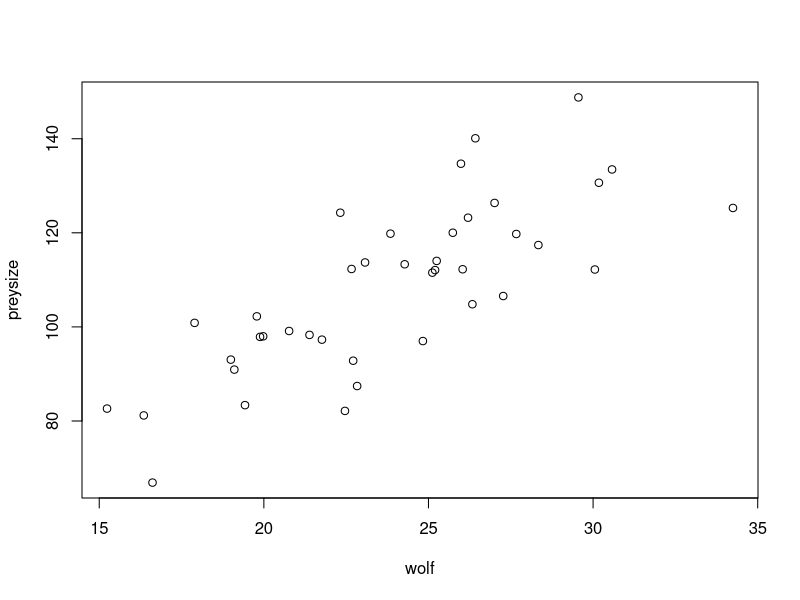
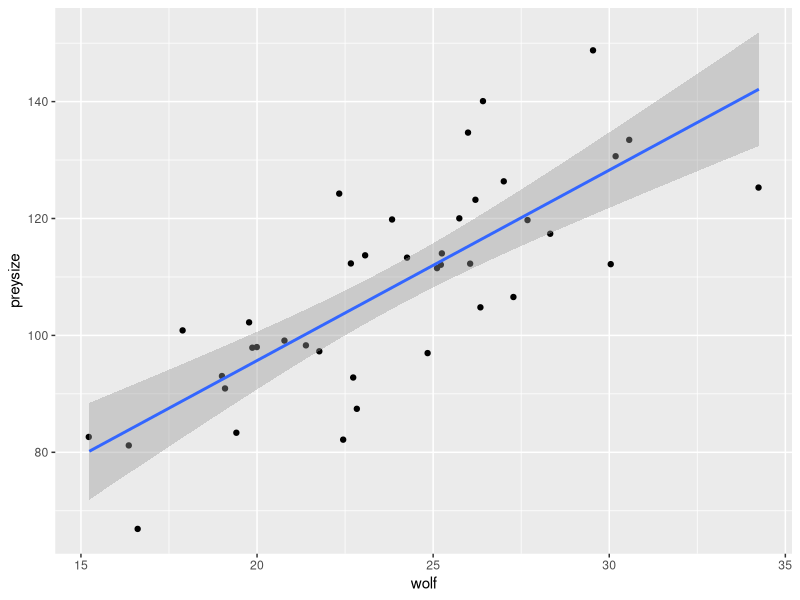
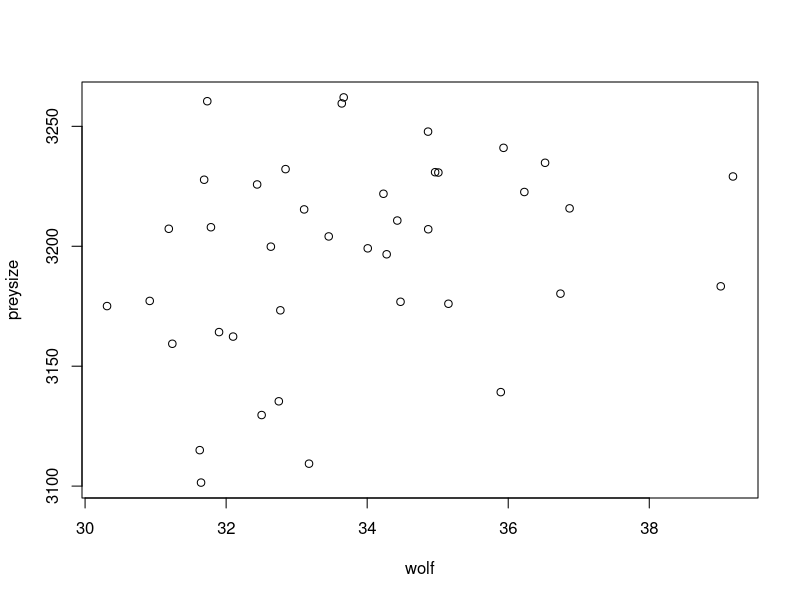
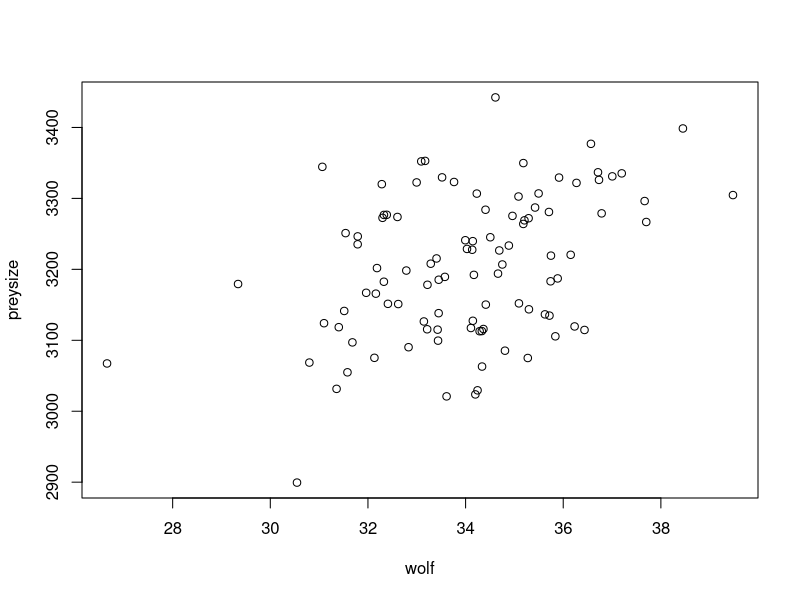

Here is the R script that generated these plots, in order:
## ---- chunk 1
library(ggplot2)

# Create random data
preysize <- rnorm(n=40, mean=100, sd=20)
filler <- rnorm(n=40, sd=3)
wolf <- 2 + preysize*.2 + filler

plot(wolf,preysize)
## ---- chunk 2
frame1 <- seq_len(40)
## ---- chunk 3
data1 <- data.frame(frame1, wolf, preysize)
## ---- chunk 4
head(data1)
## ---- chunk 5
myplot <- ggplot(data=data1, aes(x=wolf, y=preysize)) +
                 geom_jitter() +
                 stat_smooth(method=lm) 

print(myplot)
## ---- chunk 6
# Create random data
preysize <- rnorm(n=40, mean=3200, sd=40)
filler <- rnorm(n=40, sd=2)
wolf <- 2 + preysize*.01 + filler

plot(wolf,preysize)
## ---- chunk 7
# Create random data
preysize <- rnorm(n=100, mean=3200, sd=100)
filler <- rnorm(n=100, sd=2)
wolf <- 2 + preysize*.01 + filler

plot(wolf,preysize)
